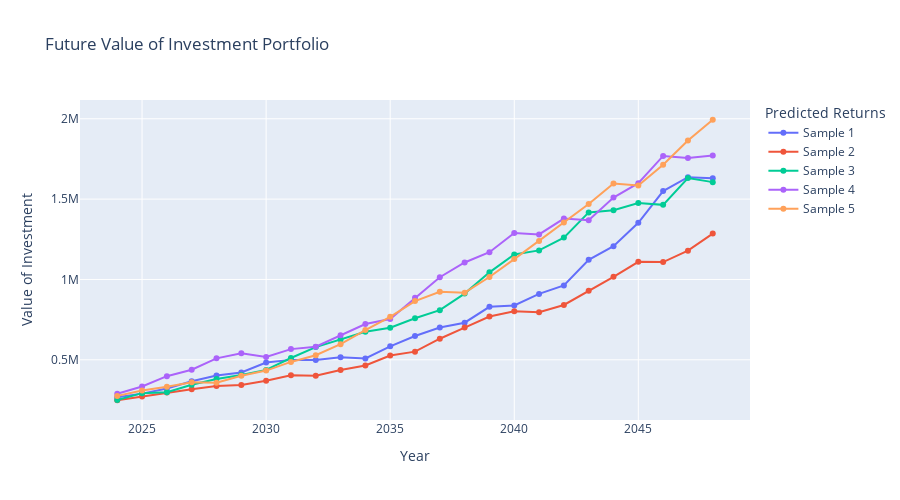

Notebook code for this chart:
### Code cell
#enter the investor type (aggressive, moderate, conservative or nervous), the initial investment, and the number of years to forecast
forecast_values = retirement_forecast(aggressive,250000,25)

#create a plot of the future values of the investment
fig = px.line(forecast_values.iloc[:, :5], title=f'Future Value of Investment Portfolio',
            #name the key for the legend
            labels={'value':'Value of Investment', 'Year':'Year'},
            width=900, height=500, markers=True)
fig.update_layout(
    legend_title="Predicted Returns"
    )
fig.show()
#print the highest and lowest investment value for the final year, in addition to the average return rate
final_year = forecast_values.index[-1]
highest_value = forecast_values.iloc[-1, :5].max()
lowest_value = forecast_values.iloc[-1, :5].min()
average_value = (highest_value + lowest_value)/2
return_forecast = (forecast_values['Avg. Return'].mean())*100
print(f'The highest projected value in {final_year} is: ${highest_value:,.0f}')
print(f'The lowest projected value in {final_year} is: ${lowest_value:,.0f}')
print(f'The average projected value in {final_year} is: ${average_value:,.0f}')
print(f'The average return rate for the portfolio is: {return_forecast:.2f}%')

### Figure 1 — Plotly figure (JSON) as saved in the notebook; plotly's stock layout.template omitted (floating-point values rounded to 4 significant figures)
{"data": [{"hovertemplate": "variable=Sample 1<br>Year=%{x}<br>Value of Investment=%{y}<extra></extra>", "legendgroup": "Sample 1", "line": {"color": "#636efa", "dash": "solid"}, "marker": {"symbol": "circle"}, "mode": "markers+lines", "name": "Sample 1", "orientation": "v", "showlegend": true, "type": "scatter", "x": [2024, 2025, 2026, 2027, 2028, 2029, 2030, 2031, 2032, 2033, 2034, 2035, 2036, 2037, 2038, 2039, 2040, 2041, 2042, 2043, 2044, 2045, 2046, 2047, 2048], "xaxis": "x", "y": [267100.0, 289600.0, 321300.0, 366600.0, 403000.0, 421500.0, 482800.0, 499600.0, 499200.0, 516300.0, 508300.0, 583800.0, 648300.0, 700600.0, 731000.0, 829900.0, 837800.0, 910200.0, 962700.0, 1122000.0, 1207000.0, 1353000.0, 1550000.0, 1637000.0, 1630000.0], "yaxis": "y"}, {"hovertemplate": "variable=Sample 2<br>Year=%{x}<br>Value of Investment=%{y}<extra></extra>", "legendgroup": "Sample 2", "line": {"color": "#EF553B", "dash": "solid"}, "marker": {"symbol": "circle"}, "mode": "markers+lines", "name": "Sample 2", "orientation": "v", "showlegend": true, "type": "scatter", "x": [2024, 2025, 2026, 2027, 2028, 2029, 2030, 2031, 2032, 2033, 2034, 2035, 2036, 2037, 2038, 2039, 2040, 2041, 2042, 2043, 2044, 2045, 2046, 2047, 2048], "xaxis": "x", "y": [248400.0, 271500.0, 296900.0, 317500.0, 336500.0, 343300.0, 369600.0, 403500.0, 400300.0, 437000.0, 464500.0, 526600.0, 550800.0, 631200.0, 700500.0, 769500.0, 801900.0, 796100.0, 841300.0, 929200.0, 1017000.0, 1110000.0, 1108000.0, 1179000.0, 1286000.0], "yaxis": "y"}, {"hovertemplate": "variable=Sample 3<br>Year=%{x}<br>Value of Investment=%{y}<extra></extra>", "legendgroup": "Sample 3", "line": {"color": "#00cc96", "dash": "solid"}, "marker": {"symbol": "circle"}, "mode": "markers+lines", "name": "Sample 3", "orientation": "v", "showlegend": true, "type": "scatter", "x": [2024, 2025, 2026, 2027, 2028, 2029, 2030, 2031, 2032, 2033, 2034, 2035, 2036, 2037, 2038, 2039, 2040, 2041, 2042, 2043, 2044, 2045, 2046, 2047, 2048], "xaxis": "x", "y": [249800.0, 292700.0, 298000.0, 345100.0, 380600.0, 405600.0, 437200.0, 511100.0, 579100.0, 626600.0, 674600.0, 700000.0, 758400.0, 809100.0, 912100.0, 1044000.0, 1155000.0, 1181000.0, 1260000.0, 1417000.0, 1430000.0, 1476000.0, 1464000.0, 1631000.0, 1606000.0], "yaxis": "y"}, {"hovertemplate": "variable=Sample 4<br>Year=%{x}<br>Value of Investment=%{y}<extra></extra>", "legendgroup": "Sample 4", "line": {"color": "#ab63fa", "dash": "solid"}, "marker": {"symbol": "circle"}, "mode": "markers+lines", "name": "Sample 4", "orientation": "v", "showlegend": true, "type": "scatter", "x": [2024, 2025, 2026, 2027, 2028, 2029, 2030, 2031, 2032, 2033, 2034, 2035, 2036, 2037, 2038, 2039, 2040, 2041, 2042, 2043, 2044, 2045, 2046, 2047, 2048], "xaxis": "x", "y": [288800.0, 334300.0, 398100.0, 438100.0, 509000.0, 540100.0, 517400.0, 566500.0, 581100.0, 653200.0, 722900.0, 753600.0, 886100.0, 1014000.0, 1105000.0, 1169000.0, 1289000.0, 1280000.0, 1379000.0, 1368000.0, 1510000.0, 1599000.0, 1769000.0, 1756000.0, 1771000.0], "yaxis": "y"}, {"hovertemplate": "variable=Sample 5<br>Year=%{x}<br>Value of Investment=%{y}<extra></extra>", "legendgroup": "Sample 5", "line": {"color": "#FFA15A", "dash": "solid"}, "marker": {"symbol": "circle"}, "mode": "markers+lines", "name": "Sample 5", "orientation": "v", "showlegend": true, "type": "scatter", "x": [2024, 2025, 2026, 2027, 2028, 2029, 2030, 2031, 2032, 2033, 2034, 2035, 2036, 2037, 2038, 2039, 2040, 2041, 2042, 2043, 2044, 2045, 2046, 2047, 2048], "xaxis": "x", "y": [275500.0, 308800.0, 332500.0, 360200.0, 357400.0, 400500.0, 432900.0, 486800.0, 528800.0, 597000.0, 685400.0, 767300.0, 865500.0, 923900.0, 918000.0, 1015000.0, 1127000.0, 1239000.0, 1355000.0, 1469000.0, 1597000.0, 1585000.0, 1713000.0, 1864000.0, 1994000.0], "yaxis": "y"}], "layout": {"height": 500, "legend": {"title": {"text": "Predicted Returns"}, "tracegroupgap": 0}, "title": {"text": "Future Value of Investment Portfolio"}, "width": 900, "xaxis": {"anchor": "y", "domain": [0, 1], "title": {"text": "Year"}}, "yaxis": {"anchor": "x", "domain": [0, 1], "title": {"text": "Value of Investment"}}}}
